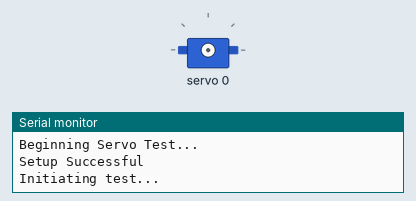
Simulated run of this sketch. Board: Arduino Uno, built with avr-gcc and run on an emulated ATmega328P. Shown: servo, the last lines printed to the serial monitor.

Above: at 0.05 s.
At 0.25 s:
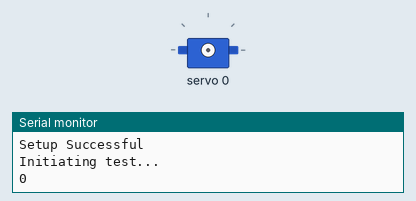
At 0.85 s:
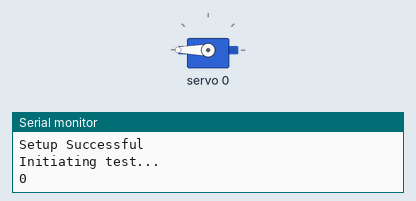
At 1.65 s:
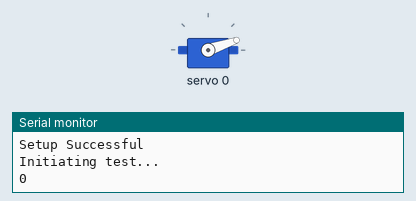
Timing chart, 0 to 3.9 s (numbered marks = the images above):
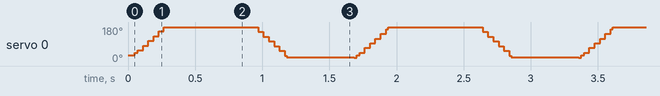

The sketch:

Servo_Test_v1.ino
```cpp
/***************************************************
  This is an example for our Adafruit 16-channel PWM & Servo driver
  Servo test - this will drive 8 servos, one after the other on the
  first 8 pins of the PCA9685

  Pick one up today in the adafruit shop!
  ------> http://www.adafruit.com/products/815

  These drivers use I2C to communicate, 2 pins are required to
  interface the I2C (SDA and SCL).

  Check out the youtube link if you are having trouble...
   ------> https://www.youtube.com/watch?v=y8X9X10Tn1k

 ****************************************************/

#include <Wire.h>
#include <Adafruit_PWMServoDriver.h>

#define num_servos_tested 1 //define the number of servos you are testing

// called this way, it uses the default address 0x40
Adafruit_PWMServoDriver pwm = Adafruit_PWMServoDriver();
// you can also call it with a different address that you want
//Adafruit_PWMServoDriver pwm = Adafruit_PWMServoDriver(0x41);
// you can also call it with a different address and I2C interface
//Adafruit_PWMServoDriver pwm = Adafruit_PWMServoDriver(0x40, Wire);

// Depending on your servo make, the pulse width min and max may vary, you
// want these to be as small/large as possible without hitting the hard stop
// for max range. You'll have to tweak them as necessary to match the servos you have!
// Once we have a value we can map a disired angle to the range of (SERVOMIN, SERVOMAX)
// via int pulselen = map(desired_angle, 0, 180, SERVOMIN, SERVOMAX)
#define SERVOMIN  150 // This is the 'minimum' pulse length count (out of 4096); we need to tun this value
#define SERVOMAX  600 // This is the 'maximum' pulse length count (out of 4096); we need to tun this value

#define SERVO_FREQ 50 // Analog servos run at ~50 Hz updates

// our servo # counter
uint8_t servonum = 0;

void setup() {
  Serial.begin(9600);
  Serial.println("Beginning Servo Test...");

  pwm.begin();
  /*
   * In theory the internal oscillator (clock) is 25MHz but it really isn't
   * that precise. You can 'calibrate' this by tweaking this number until
   * you get the PWM update frequency you're expecting!
   * The int.osc. for the PCA9685 chip is a range between about 23-27MHz and
   * is used for calculating things like writeMicroseconds()
   * Analog servos run at ~50 Hz updates, It is importaint to use an
   * oscilloscope in setting the int.osc frequency for the I2C PCA9685 chip.
   * 1) Attach the oscilloscope to one of the PWM signal pins and ground on
   *    the I2C PCA9685 chip you are setting the value for.
   * 2) Adjust setOscillatorFrequency() until the PWM update frequency is the
   *    expected value (50Hz for most ESCs)
   * Setting the value here is specific to each individual I2C PCA9685 chip and
   * affects the calculations for the PWM update frequency.
   * Failure to correctly set the int.osc value will cause unexpected PWM results
   */
  pwm.setOscillatorFrequency(27000000);
  pwm.setPWMFreq(SERVO_FREQ);  // Analog servos run at ~50 Hz updates

  delay(10);
  Serial.println("Setup Successful");
  Serial.println("Initiating test...");
}

// You can use this function if you'd like to test different pulse length in seconds
// e.g. setServoPulse(0, 0.001) is a ~1 millisecond pulse width. It's not precise!
void setServoPulse(uint8_t n, double pulse) {
  double pulselength;

  pulselength = 1000000;   // 1,000,000 us per second
  pulselength /= SERVO_FREQ;   // Analog servos run at ~60 Hz updates
  Serial.print(pulselength); Serial.println(" us per period");
  pulselength /= 4096;  // 12 bits of resolution
  Serial.print(pulselength); Serial.println(" us per bit");
  pulse *= 1000000;  // convert input seconds to us
  pulse /= pulselength;
  Serial.println(pulse);
  pwm.setPWM(n, 0, pulse);
}

void loop() {

  // Drive each servo one at a time using setPWM() //

  // The pulselen value will dictate the position of the servo

  // Drive in one direction
  Serial.println(servonum);
  for (uint16_t pulselen = SERVOMIN; pulselen < SERVOMAX; pulselen++) {
    pwm.setPWM(servonum, 0, pulselen);
  }

  // Drive in the opposite direction
  delay(500);
  for (uint16_t pulselen = SERVOMAX; pulselen > SERVOMIN; pulselen--) {
    pwm.setPWM(servonum, 0, pulselen);
  }

  delay(500);

  // Increment Servo Channel if there are multiple servos
  servonum++;
  if (servonum == num_servos_tested) {servonum = 0; Serial.println("Test Loop Completed");}
}
```
